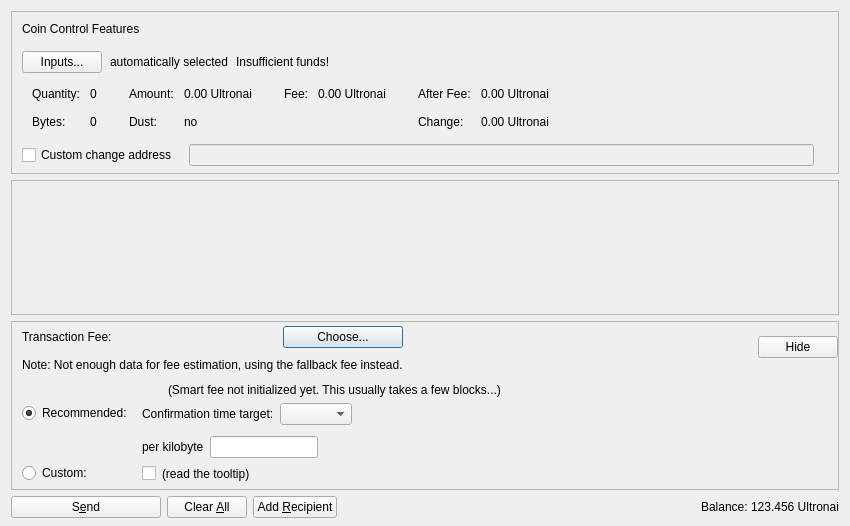
<?xml version="1.0" encoding="UTF-8"?>
<ui version="4.0">
 <class>SendCoinsDialog</class>
 <widget class="QDialog" name="SendCoinsDialog">
  <property name="geometry">
   <rect>
    <x>0</x>
    <y>0</y>
    <width>850</width>
    <height>526</height>
   </rect>
  </property>
  <property name="windowTitle">
   <string>Send Coins</string>
  </property>
  <layout class="QVBoxLayout" name="verticalLayout" stretch="0,1,0,0">
   <property name="bottomMargin">
    <number>8</number>
   </property>
   <item>
    <widget class="QFrame" name="frameCoinControl">
     <property name="sizePolicy">
      <sizepolicy hsizetype="Expanding" vsizetype="Expanding">
       <horstretch>0</horstretch>
       <verstretch>0</verstretch>
      </sizepolicy>
     </property>
     <property name="maximumSize">
      <size>
       <width>16777215</width>
       <height>16777215</height>
      </size>
     </property>
     <property name="frameShape">
      <enum>QFrame::StyledPanel</enum>
     </property>
     <property name="frameShadow">
      <enum>QFrame::Sunken</enum>
     </property>
     <layout class="QVBoxLayout" name="verticalLayoutCoinControl2">
      <property name="spacing">
       <number>0</number>
      </property>
      <property name="leftMargin">
       <number>0</number>
      </property>
      <property name="topMargin">
       <number>0</number>
      </property>
      <property name="rightMargin">
       <number>0</number>
      </property>
      <property name="bottomMargin">
       <number>6</number>
      </property>
      <item>
       <layout class="QVBoxLayout" name="verticalLayoutCoinControl" stretch="0,0,0,0,1">
        <property name="spacing">
         <number>0</number>
        </property>
        <property name="leftMargin">
         <number>10</number>
        </property>
        <property name="topMargin">
         <number>10</number>
        </property>
        <item>
         <layout class="QHBoxLayout" name="horizontalLayoutCoinControl1">
          <property name="bottomMargin">
           <number>15</number>
          </property>
          <item>
           <widget class="QLabel" name="labelCoinControlFeatures">
            <property name="sizePolicy">
             <sizepolicy hsizetype="Preferred" vsizetype="Maximum">
              <horstretch>0</horstretch>
              <verstretch>0</verstretch>
             </sizepolicy>
            </property>
            <property name="text">
             <string>Coin Control Features</string>
            </property>
           </widget>
          </item>
         </layout>
        </item>
        <item>
         <layout class="QHBoxLayout" name="horizontalLayoutCoinControl2" stretch="0,0,0,0">
          <property name="spacing">
           <number>8</number>
          </property>
          <property name="bottomMargin">
           <number>10</number>
          </property>
          <item>
           <widget class="QPushButton" name="pushButtonCoinControl">
            <property name="styleSheet">
             <string notr="true"/>
            </property>
            <property name="text">
             <string>Inputs...</string>
            </property>
            <property name="autoDefault">
             <bool>false</bool>
            </property>
           </widget>
          </item>
          <item>
           <widget class="QLabel" name="labelCoinControlAutomaticallySelected">
            <property name="text">
             <string>automatically selected</string>
            </property>
            <property name="margin">
             <number>5</number>
            </property>
           </widget>
          </item>
          <item>
           <widget class="QLabel" name="labelCoinControlInsuffFunds">
            <property name="text">
             <string>Insufficient funds!</string>
            </property>
            <property name="margin">
             <number>5</number>
            </property>
           </widget>
          </item>
          <item>
           <spacer name="horizontalSpacerCoinControl">
            <property name="orientation">
             <enum>Qt::Horizontal</enum>
            </property>
            <property name="sizeHint" stdset="0">
             <size>
              <width>40</width>
              <height>1</height>
             </size>
            </property>
           </spacer>
          </item>
         </layout>
        </item>
        <item>
         <widget class="QWidget" name="widgetCoinControl" native="true">
          <property name="sizePolicy">
           <sizepolicy hsizetype="Preferred" vsizetype="Preferred">
            <horstretch>0</horstretch>
            <verstretch>0</verstretch>
           </sizepolicy>
          </property>
          <property name="minimumSize">
           <size>
            <width>0</width>
            <height>0</height>
           </size>
          </property>
          <property name="styleSheet">
           <string notr="true"/>
          </property>
          <layout class="QHBoxLayout" name="horizontalLayoutCoinControl5">
           <property name="leftMargin">
            <number>0</number>
           </property>
           <property name="topMargin">
            <number>0</number>
           </property>
           <property name="rightMargin">
            <number>0</number>
           </property>
           <property name="bottomMargin">
            <number>0</number>
           </property>
           <item>
            <layout class="QHBoxLayout" name="horizontalLayoutCoinControl3" stretch="0,0,0,1">
             <property name="spacing">
              <number>20</number>
             </property>
             <property name="topMargin">
              <number>0</number>
             </property>
             <property name="bottomMargin">
              <number>10</number>
             </property>
             <item>
              <layout class="QFormLayout" name="formLayoutCoinControl1">
               <property name="horizontalSpacing">
                <number>10</number>
               </property>
               <property name="verticalSpacing">
                <number>14</number>
               </property>
               <property name="leftMargin">
                <number>10</number>
               </property>
               <property name="topMargin">
                <number>4</number>
               </property>
               <property name="rightMargin">
                <number>6</number>
               </property>
               <item row="0" column="0">
                <widget class="QLabel" name="labelCoinControlQuantityText">
                 <property name="text">
                  <string>Quantity:</string>
                 </property>
                 <property name="margin">
                  <number>0</number>
                 </property>
                </widget>
               </item>
               <item row="0" column="1">
                <widget class="QLabel" name="labelCoinControlQuantity">
                 <property name="cursor">
                  <cursorShape>IBeamCursor</cursorShape>
                 </property>
                 <property name="contextMenuPolicy">
                  <enum>Qt::ActionsContextMenu</enum>
                 </property>
                 <property name="text">
                  <string notr="true">0</string>
                 </property>
                 <property name="margin">
                  <number>0</number>
                 </property>
                 <property name="textInteractionFlags">
                  <set>Qt::LinksAccessibleByMouse|Qt::TextSelectableByKeyboard|Qt::TextSelectableByMouse</set>
                 </property>
                </widget>
               </item>
               <item row="1" column="0">
                <widget class="QLabel" name="labelCoinControlBytesText">
                 <property name="text">
                  <string>Bytes:</string>
                 </property>
                </widget>
               </item>
               <item row="1" column="1">
                <widget class="QLabel" name="labelCoinControlBytes">
                 <property name="cursor">
                  <cursorShape>IBeamCursor</cursorShape>
                 </property>
                 <property name="contextMenuPolicy">
                  <enum>Qt::ActionsContextMenu</enum>
                 </property>
                 <property name="text">
                  <string notr="true">0</string>
                 </property>
                 <property name="textInteractionFlags">
                  <set>Qt::LinksAccessibleByMouse|Qt::TextSelectableByKeyboard|Qt::TextSelectableByMouse</set>
                 </property>
                </widget>
               </item>
              </layout>
             </item>
             <item>
              <layout class="QFormLayout" name="formLayoutCoinControl2">
               <property name="horizontalSpacing">
                <number>10</number>
               </property>
               <property name="verticalSpacing">
                <number>14</number>
               </property>
               <property name="leftMargin">
                <number>6</number>
               </property>
               <property name="topMargin">
                <number>4</number>
               </property>
               <property name="rightMargin">
                <number>6</number>
               </property>
               <item row="0" column="0">
                <widget class="QLabel" name="labelCoinControlAmountText">
                 <property name="text">
                  <string>Amount:</string>
                 </property>
                 <property name="margin">
                  <number>0</number>
                 </property>
                </widget>
               </item>
               <item row="0" column="1">
                <widget class="QLabel" name="labelCoinControlAmount">
                 <property name="cursor">
                  <cursorShape>IBeamCursor</cursorShape>
                 </property>
                 <property name="contextMenuPolicy">
                  <enum>Qt::ActionsContextMenu</enum>
                 </property>
                 <property name="text">
                  <string notr="true">0.00 Ultronai</string>
                 </property>
                 <property name="textInteractionFlags">
                  <set>Qt::LinksAccessibleByMouse|Qt::TextSelectableByKeyboard|Qt::TextSelectableByMouse</set>
                 </property>
                </widget>
               </item>
               <item row="1" column="0">
                <widget class="QLabel" name="labelCoinControlLowOutputText">
                 <property name="text">
                  <string>Dust:</string>
                 </property>
                </widget>
               </item>
               <item row="1" column="1">
                <widget class="QLabel" name="labelCoinControlLowOutput">
                 <property name="cursor">
                  <cursorShape>IBeamCursor</cursorShape>
                 </property>
                 <property name="contextMenuPolicy">
                  <enum>Qt::ActionsContextMenu</enum>
                 </property>
                 <property name="text">
                  <string notr="true">no</string>
                 </property>
                 <property name="textInteractionFlags">
                  <set>Qt::LinksAccessibleByMouse|Qt::TextSelectableByKeyboard|Qt::TextSelectableByMouse</set>
                 </property>
                </widget>
               </item>
              </layout>
             </item>
             <item>
              <layout class="QFormLayout" name="formLayoutCoinControl3">
               <property name="horizontalSpacing">
                <number>10</number>
               </property>
               <property name="verticalSpacing">
                <number>14</number>
               </property>
               <property name="leftMargin">
                <number>6</number>
               </property>
               <property name="topMargin">
                <number>4</number>
               </property>
               <property name="rightMargin">
                <number>6</number>
               </property>
               <item row="0" column="0">
                <widget class="QLabel" name="labelCoinControlFeeText">
                 <property name="text">
                  <string>Fee:</string>
                 </property>
                 <property name="margin">
                  <number>0</number>
                 </property>
                </widget>
               </item>
               <item row="0" column="1">
                <widget class="QLabel" name="labelCoinControlFee">
                 <property name="cursor">
                  <cursorShape>IBeamCursor</cursorShape>
                 </property>
                 <property name="contextMenuPolicy">
                  <enum>Qt::ActionsContextMenu</enum>
                 </property>
                 <property name="text">
                  <string notr="true">0.00 Ultronai</string>
                 </property>
                 <property name="textInteractionFlags">
                  <set>Qt::LinksAccessibleByMouse|Qt::TextSelectableByKeyboard|Qt::TextSelectableByMouse</set>
                 </property>
                </widget>
               </item>
              </layout>
             </item>
             <item>
              <layout class="QFormLayout" name="formLayoutCoinControl4">
               <property name="horizontalSpacing">
                <number>10</number>
               </property>
               <property name="verticalSpacing">
                <number>14</number>
               </property>
               <property name="leftMargin">
                <number>6</number>
               </property>
               <property name="topMargin">
                <number>4</number>
               </property>
               <property name="rightMargin">
                <number>6</number>
               </property>
               <item row="0" column="0">
                <widget class="QLabel" name="labelCoinControlAfterFeeText">
                 <property name="text">
                  <string>After Fee:</string>
                 </property>
                 <property name="margin">
                  <number>0</number>
                 </property>
                </widget>
               </item>
               <item row="0" column="1">
                <widget class="QLabel" name="labelCoinControlAfterFee">
                 <property name="cursor">
                  <cursorShape>IBeamCursor</cursorShape>
                 </property>
                 <property name="contextMenuPolicy">
                  <enum>Qt::ActionsContextMenu</enum>
                 </property>
                 <property name="text">
                  <string notr="true">0.00 Ultronai</string>
                 </property>
                 <property name="textInteractionFlags">
                  <set>Qt::LinksAccessibleByMouse|Qt::TextSelectableByKeyboard|Qt::TextSelectableByMouse</set>
                 </property>
                </widget>
               </item>
               <item row="1" column="0">
                <widget class="QLabel" name="labelCoinControlChangeText">
                 <property name="text">
                  <string>Change:</string>
                 </property>
                </widget>
               </item>
               <item row="1" column="1">
                <widget class="QLabel" name="labelCoinControlChange">
                 <property name="cursor">
                  <cursorShape>IBeamCursor</cursorShape>
                 </property>
                 <property name="contextMenuPolicy">
                  <enum>Qt::ActionsContextMenu</enum>
                 </property>
                 <property name="text">
                  <string notr="true">0.00 Ultronai</string>
                 </property>
                 <property name="textInteractionFlags">
                  <set>Qt::LinksAccessibleByMouse|Qt::TextSelectableByKeyboard|Qt::TextSelectableByMouse</set>
                 </property>
                </widget>
               </item>
              </layout>
             </item>
            </layout>
           </item>
          </layout>
         </widget>
        </item>
        <item>
         <layout class="QHBoxLayout" name="horizontalLayoutCoinControl4" stretch="0,0,0">
          <property name="spacing">
           <number>12</number>
          </property>
          <property name="sizeConstraint">
           <enum>QLayout::SetDefaultConstraint</enum>
          </property>
          <property name="topMargin">
           <number>5</number>
          </property>
          <property name="rightMargin">
           <number>5</number>
          </property>
          <item>
           <widget class="QCheckBox" name="checkBoxCoinControlChange">
            <property name="toolTip">
             <string>If this is activated, but the change address is empty or invalid, change will be sent to a newly generated address.</string>
            </property>
            <property name="text">
             <string>Custom change address</string>
            </property>
           </widget>
          </item>
          <item>
           <widget class="QValidatedLineEdit" name="lineEditCoinControlChange">
            <property name="enabled">
             <bool>false</bool>
            </property>
            <property name="sizePolicy">
             <sizepolicy hsizetype="Expanding" vsizetype="Fixed">
              <horstretch>0</horstretch>
              <verstretch>0</verstretch>
             </sizepolicy>
            </property>
           </widget>
          </item>
          <item>
           <widget class="QLabel" name="labelCoinControlChangeLabel">
            <property name="sizePolicy">
             <sizepolicy hsizetype="Preferred" vsizetype="Expanding">
              <horstretch>0</horstretch>
              <verstretch>0</verstretch>
             </sizepolicy>
            </property>
            <property name="minimumSize">
             <size>
              <width>0</width>
              <height>0</height>
             </size>
            </property>
            <property name="text">
             <string/>
            </property>
            <property name="margin">
             <number>3</number>
            </property>
           </widget>
          </item>
         </layout>
        </item>
        <item>
         <spacer name="verticalSpacerCoinControl">
          <property name="orientation">
           <enum>Qt::Vertical</enum>
          </property>
          <property name="sizeHint" stdset="0">
           <size>
            <width>800</width>
            <height>1</height>
           </size>
          </property>
         </spacer>
        </item>
       </layout>
      </item>
     </layout>
    </widget>
   </item>
   <item>
    <widget class="QScrollArea" name="scrollArea">
     <property name="widgetResizable">
      <bool>true</bool>
     </property>
     <widget class="QWidget" name="scrollAreaWidgetContents">
      <property name="geometry">
       <rect>
        <x>0</x>
        <y>0</y>
        <width>830</width>
        <height>104</height>
       </rect>
      </property>
      <layout class="QVBoxLayout" name="verticalLayout_2" stretch="0,1">
       <property name="leftMargin">
        <number>0</number>
       </property>
       <property name="topMargin">
        <number>0</number>
       </property>
       <property name="rightMargin">
        <number>0</number>
       </property>
       <property name="bottomMargin">
        <number>0</number>
       </property>
       <item>
        <layout class="QVBoxLayout" name="entries">
         <property name="spacing">
          <number>6</number>
         </property>
        </layout>
       </item>
       <item>
        <spacer name="verticalSpacer">
         <property name="orientation">
          <enum>Qt::Vertical</enum>
         </property>
         <property name="sizeHint" stdset="0">
          <size>
           <width>20</width>
           <height>40</height>
          </size>
         </property>
        </spacer>
       </item>
      </layout>
     </widget>
    </widget>
   </item>
   <item>
    <widget class="QFrame" name="frameFee">
     <property name="sizePolicy">
      <sizepolicy hsizetype="Expanding" vsizetype="Expanding">
       <horstretch>0</horstretch>
       <verstretch>0</verstretch>
      </sizepolicy>
     </property>
     <property name="maximumSize">
      <size>
       <width>16777215</width>
       <height>16777215</height>
      </size>
     </property>
     <property name="frameShape">
      <enum>QFrame::StyledPanel</enum>
     </property>
     <property name="frameShadow">
      <enum>QFrame::Sunken</enum>
     </property>
     <layout class="QVBoxLayout" name="verticalLayoutFee1">
      <property name="spacing">
       <number>0</number>
      </property>
      <property name="leftMargin">
       <number>0</number>
      </property>
      <property name="topMargin">
       <number>0</number>
      </property>
      <property name="rightMargin">
       <number>0</number>
      </property>
      <property name="bottomMargin">
       <number>0</number>
      </property>
      <item>
       <layout class="QVBoxLayout" name="verticalLayoutFee2" stretch="0,0,0">
        <property name="spacing">
         <number>0</number>
        </property>
        <property name="leftMargin">
         <number>10</number>
        </property>
        <property name="topMargin">
         <number>0</number>
        </property>
        <item>
         <layout class="QHBoxLayout" name="horizontalLayoutFee1">
          <property name="bottomMargin">
           <number>0</number>
          </property>
          <item>
           <layout class="QVBoxLayout" name="verticalLayoutFee7">
            <property name="spacing">
             <number>0</number>
            </property>
            <item>
             <spacer name="verticalSpacerSmartFee">
              <property name="orientation">
               <enum>Qt::Vertical</enum>
              </property>
              <property name="sizeType">
               <enum>QSizePolicy::Fixed</enum>
              </property>
              <property name="sizeHint" stdset="0">
               <size>
                <width>1</width>
                <height>4</height>
               </size>
              </property>
             </spacer>
            </item>
            <item>
             <layout class="QHBoxLayout" name="horizontalLayoutSmartFee">
              <property name="spacing">
               <number>10</number>
              </property>
              <item>
               <widget class="QLabel" name="labelFeeHeadline">
                <property name="sizePolicy">
                 <sizepolicy hsizetype="Preferred" vsizetype="Maximum">
                  <horstretch>0</horstretch>
                  <verstretch>0</verstretch>
                 </sizepolicy>
                </property>
                <property name="text">
                 <string>Transaction Fee:</string>
                </property>
               </widget>
              </item>
              <item>
               <widget class="QLabel" name="labelFeeMinimized">
                <property name="text">
                 <string/>
                </property>
               </widget>
              </item>
              <item>
               <widget class="QPushButton" name="buttonChooseFee">
                <property name="text">
                 <string>Choose...</string>
                </property>
               </widget>
              </item>
             </layout>
            </item>
            <item>
             <spacer name="verticalSpacer_7">
              <property name="orientation">
               <enum>Qt::Vertical</enum>
              </property>
              <property name="sizeHint" stdset="0">
               <size>
                <width>1</width>
                <height>10</height>
               </size>
              </property>
             </spacer>
            </item>
            <item>
             <widget class="QLabel" name="fallbackFeeWarningLabel">
              <property name="toolTip">
               <string>Using the fallbackfee can result in sending a transaction that will take several hours or days (or never) to confirm. Consider choosing your fee manually or wait until you have validated the complete chain.</string>
              </property>
              <property name="text">
               <string>Note: Not enough data for fee estimation, using the fallback fee instead.</string>
              </property>
              <property name="wordWrap">
               <bool>false</bool>
              </property>
             </widget>
            </item>
            <item>
             <spacer name="verticalSpacer_5">
              <property name="orientation">
               <enum>Qt::Vertical</enum>
              </property>
              <property name="sizeHint" stdset="0">
               <size>
                <width>1</width>
                <height>1</height>
               </size>
              </property>
             </spacer>
            </item>
           </layout>
          </item>
          <item>
           <spacer name="horizontalSpacer_4">
            <property name="orientation">
             <enum>Qt::Horizontal</enum>
            </property>
            <property name="sizeHint" stdset="0">
             <size>
              <width>1</width>
              <height>1</height>
             </size>
            </property>
           </spacer>
          </item>
          <item>
           <widget class="QPushButton" name="buttonMinimizeFee">
            <property name="toolTip">
             <string>collapse fee-settings</string>
            </property>
            <property name="text">
             <string>Hide</string>
            </property>
           </widget>
          </item>
         </layout>
        </item>
        <item>
         <widget class="QFrame" name="frameFeeSelection">
          <layout class="QVBoxLayout" name="verticalLayoutFee12">
           <property name="spacing">
            <number>0</number>
           </property>
           <property name="leftMargin">
            <number>0</number>
           </property>
           <property name="topMargin">
            <number>0</number>
           </property>
           <property name="rightMargin">
            <number>0</number>
           </property>
           <property name="bottomMargin">
            <number>0</number>
           </property>
           <item>
            <layout class="QGridLayout" name="gridLayoutFee">
             <property name="topMargin">
              <number>10</number>
             </property>
             <property name="bottomMargin">
              <number>4</number>
             </property>
             <property name="horizontalSpacing">
              <number>10</number>
             </property>
             <property name="verticalSpacing">
              <number>4</number>
             </property>
             <item row="1" column="1">
              <layout class="QVBoxLayout" name="verticalLayoutFee8">
               <property name="spacing">
                <number>6</number>
               </property>
               <property name="topMargin">
                <number>3</number>
               </property>
               <item>
                <layout class="QHBoxLayout" name="horizontalLayoutFee13" stretch="0,0,1">
                 <item>
                  <widget class="QLabel" name="labelCustomPerKilobyte">
                   <property name="toolTip">
                    <string>If the custom fee is set to 1000 ruffs and the transaction is only 250 bytes, then &quot;per kilobyte&quot; only pays 250 ruffs in fee,&lt;br /&gt;while &quot;at least&quot; pays 1000 ruffs. For transactions bigger than a kilobyte both pay by kilobyte.</string>
                   </property>
                   <property name="text">
                    <string>per kilobyte</string>
                   </property>
                  </widget>
                 </item>
                 <item>
                  <widget class="BitcoinAmountField" name="customFee"/>
                 </item>
                 <item>
                  <spacer name="horizontalSpacer_6">
                   <property name="orientation">
                    <enum>Qt::Horizontal</enum>
                   </property>
                   <property name="sizeHint" stdset="0">
                    <size>
                     <width>1</width>
                     <height>1</height>
                    </size>
                   </property>
                  </spacer>
                 </item>
                </layout>
               </item>
               <item>
                <layout class="QHBoxLayout" name="horizontalLayoutFee8">
                 <item>
                  <widget class="QCheckBox" name="checkBoxMinimumFee">
                   <property name="toolTip">
                    <string>Paying only the minimum fee is just fine as long as there is less transaction volume than space in the blocks.&lt;br /&gt;But be aware that this can end up in a never confirming transaction once there is more demand for ultronai transactions than the network can process.</string>
                   </property>
                   <property name="text">
                    <string/>
                   </property>
                  </widget>
                 </item>
                 <item>
                  <widget class="QLabel" name="labelMinFeeWarning">
                   <property name="enabled">
                    <bool>true</bool>
                   </property>
                   <property name="toolTip">
                    <string>Paying only the minimum fee is just fine as long as there is less transaction volume than space in the blocks.&lt;br /&gt;But be aware that this can end up in a never confirming transaction once there is more demand for ultronai transactions than the network can process.</string>
                   </property>
                   <property name="text">
                    <string>(read the tooltip)</string>
                   </property>
                   <property name="margin">
                    <number>5</number>
                   </property>
                  </widget>
                 </item>
                 <item>
                  <spacer name="horizontalSpacer_2">
                   <property name="orientation">
                    <enum>Qt::Horizontal</enum>
                   </property>
                   <property name="sizeHint" stdset="0">
                    <size>
                     <width>1</width>
                     <height>1</height>
                    </size>
                   </property>
                  </spacer>
                 </item>
                </layout>
               </item>
              </layout>
             </item>
             <item row="0" column="0">
              <layout class="QVBoxLayout" name="verticalLayoutFee4" stretch="0,1">
               <property name="topMargin">
                <number>20</number>
               </property>
               <property name="bottomMargin">
                <number>3</number>
               </property>
               <item>
                <widget class="QRadioButton" name="radioSmartFee">
                 <property name="text">
                  <string>Recommended:</string>
                 </property>
                 <property name="checked">
                  <bool>true</bool>
                 </property>
                 <attribute name="buttonGroup">
                  <string notr="true">groupFee</string>
                 </attribute>
                </widget>
               </item>
               <item>
                <spacer name="verticalSpacer_2">
                 <property name="orientation">
                  <enum>Qt::Vertical</enum>
                 </property>
                 <property name="sizeHint" stdset="0">
                  <size>
                   <width>1</width>
                   <height>1</height>
                  </size>
                 </property>
                </spacer>
               </item>
              </layout>
             </item>
             <item row="1" column="0">
              <layout class="QVBoxLayout" name="verticalLayoutFee9" stretch="0,1">
               <property name="topMargin">
                <number>30</number>
               </property>
               <item>
                <widget class="QRadioButton" name="radioCustomFee">
                 <property name="text">
                  <string>Custom:</string>
                 </property>
                 <attribute name="buttonGroup">
                  <string notr="true">groupFee</string>
                 </attribute>
                </widget>
               </item>
               <item>
                <spacer name="verticalSpacer_6">
                 <property name="orientation">
                  <enum>Qt::Vertical</enum>
                 </property>
                 <property name="sizeHint" stdset="0">
                  <size>
                   <width>1</width>
                   <height>1</height>
                  </size>
                 </property>
                </spacer>
               </item>
              </layout>
             </item>
             <item row="0" column="1">
              <layout class="QVBoxLayout" name="verticalLayoutFee3" stretch="0,0,1">
               <property name="spacing">
                <number>6</number>
               </property>
               <property name="topMargin">
                <number>0</number>
               </property>
               <property name="bottomMargin">
                <number>3</number>
               </property>
               <item>
                <layout class="QHBoxLayout" name="horizontalLayoutFee12">
                 <item>
                  <widget class="QLabel" name="labelSmartFee">
                   <property name="text">
                    <string/>
                   </property>
                   <property name="margin">
                    <number>2</number>
                   </property>
                  </widget>
                 </item>
                 <item>
                  <widget class="QLabel" name="labelFeeEstimation">
                   <property name="text">
                    <string/>
                   </property>
                  </widget>
                 </item>
                 <item>
                  <widget class="QLabel" name="labelSmartFee2">
                   <property name="text">
                    <string>(Smart fee not initialized yet. This usually takes a few blocks...)</string>
                   </property>
                   <property name="margin">
                    <number>2</number>
                   </property>
                  </widget>
                 </item>
                 <item>
                  <spacer name="horizontalSpacer_5">
                   <property name="orientation">
                    <enum>Qt::Horizontal</enum>
                   </property>
                   <property name="sizeHint" stdset="0">
                    <size>
                     <width>1</width>
                     <height>1</height>
                    </size>
                   </property>
                  </spacer>
                 </item>
                </layout>
               </item>
               <item>
                <layout class="QHBoxLayout" name="horizontalLayoutFee9">
                 <item>
                  <layout class="QVBoxLayout" name="verticalLayoutFee6">
                   <item>
                    <widget class="QLabel" name="labelSmartFee3">
                     <property name="text">
                      <string>Confirmation time target:</string>
                     </property>
                     <property name="margin">
                      <number>2</number>
                     </property>
                    </widget>
                   </item>
                  </layout>
                 </item>
                 <item>
                  <layout class="QVBoxLayout" name="verticalLayoutFee5">
                   <property name="rightMargin">
                    <number>30</number>
                   </property>
                   <item>
                    <layout class="QHBoxLayout" name="horizontalLayoutConfTarget">
                     <property name="bottomMargin">
                      <number>0</number>
                     </property>
                     <item>
                      <widget class="QComboBox" name="confTargetSelector"/>
                     </item>
                     <item>
                      <spacer name="horizontalSpacerConfTarget">
                       <property name="orientation">
                        <enum>Qt::Horizontal</enum>
                       </property>
                       <property name="sizeHint" stdset="0">
                        <size>
                         <width>40</width>
                         <height>20</height>
                        </size>
                       </property>
                      </spacer>
                     </item>
                    </layout>
                   </item>
                  </layout>
                 </item>
                </layout>
               </item>
               <item>
                <spacer name="verticalSpacer_4">
                 <property name="orientation">
                  <enum>Qt::Vertical</enum>
                 </property>
                 <property name="sizeHint" stdset="0">
                  <size>
                   <width>1</width>
                   <height>1</height>
                  </size>
                 </property>
                </spacer>
               </item>
              </layout>
             </item>
            </layout>
           </item>
          </layout>
         </widget>
        </item>
        <item>
         <spacer name="verticalSpacerFee">
          <property name="orientation">
           <enum>Qt::Vertical</enum>
          </property>
          <property name="sizeHint" stdset="0">
           <size>
            <width>800</width>
            <height>1</height>
           </size>
          </property>
         </spacer>
        </item>
       </layout>
      </item>
     </layout>
    </widget>
   </item>
   <item>
    <layout class="QHBoxLayout" name="horizontalLayout">
     <item>
      <widget class="QPushButton" name="sendButton">
       <property name="minimumSize">
        <size>
         <width>150</width>
         <height>0</height>
        </size>
       </property>
       <property name="toolTip">
        <string>Confirm the send action</string>
       </property>
       <property name="text">
        <string>S&amp;end</string>
       </property>
       <property name="autoDefault">
        <bool>false</bool>
       </property>
       <property name="default">
        <bool>false</bool>
       </property>
      </widget>
     </item>
     <item>
      <widget class="QPushButton" name="clearButton">
       <property name="sizePolicy">
        <sizepolicy hsizetype="Minimum" vsizetype="Fixed">
         <horstretch>0</horstretch>
         <verstretch>0</verstretch>
        </sizepolicy>
       </property>
       <property name="toolTip">
        <string>Clear all fields of the form.</string>
       </property>
       <property name="text">
        <string>Clear &amp;All</string>
       </property>
       <property name="autoDefault">
        <bool>false</bool>
       </property>
      </widget>
     </item>
     <item>
      <widget class="QPushButton" name="addButton">
       <property name="toolTip">
        <string>Send to multiple recipients at once</string>
       </property>
       <property name="text">
        <string>Add &amp;Recipient</string>
       </property>
       <property name="autoDefault">
        <bool>false</bool>
       </property>
      </widget>
     </item>
     <item>
      <spacer name="horizontalSpacer">
       <property name="orientation">
        <enum>Qt::Horizontal</enum>
       </property>
       <property name="sizeHint" stdset="0">
        <size>
         <width>40</width>
         <height>20</height>
        </size>
       </property>
      </spacer>
     </item>
     <item>
      <layout class="QHBoxLayout" name="horizontalLayout_2">
       <property name="spacing">
        <number>3</number>
       </property>
       <item>
        <widget class="QLabel" name="labelBalanceText">
         <property name="text">
          <string>Balance:</string>
         </property>
        </widget>
       </item>
       <item>
        <widget class="QLabel" name="labelBalance">
         <property name="sizePolicy">
          <sizepolicy hsizetype="Preferred" vsizetype="Preferred">
           <horstretch>0</horstretch>
           <verstretch>0</verstretch>
          </sizepolicy>
         </property>
         <property name="cursor">
          <cursorShape>IBeamCursor</cursorShape>
         </property>
         <property name="text">
          <string notr="true">123.456 Ultronai</string>
         </property>
         <property name="textInteractionFlags">
          <set>Qt::LinksAccessibleByMouse|Qt::TextSelectableByKeyboard|Qt::TextSelectableByMouse</set>
         </property>
        </widget>
       </item>
      </layout>
     </item>
    </layout>
   </item>
  </layout>
 </widget>
 <customwidgets>
  <customwidget>
   <class>QValidatedLineEdit</class>
   <extends>QLineEdit</extends>
   <header>qt/qvalidatedlineedit.h</header>
  </customwidget>
  <customwidget>
   <class>BitcoinAmountField</class>
   <extends>QLineEdit</extends>
   <header>qt/bitcoinamountfield.h</header>
   <container>1</container>
  </customwidget>
 </customwidgets>
 <resources>
  <include location="../ultronai.qrc"/>
 </resources>
 <connections/>
 <buttongroups>
  <buttongroup name="groupFee"/>
 </buttongroups>
</ui>
